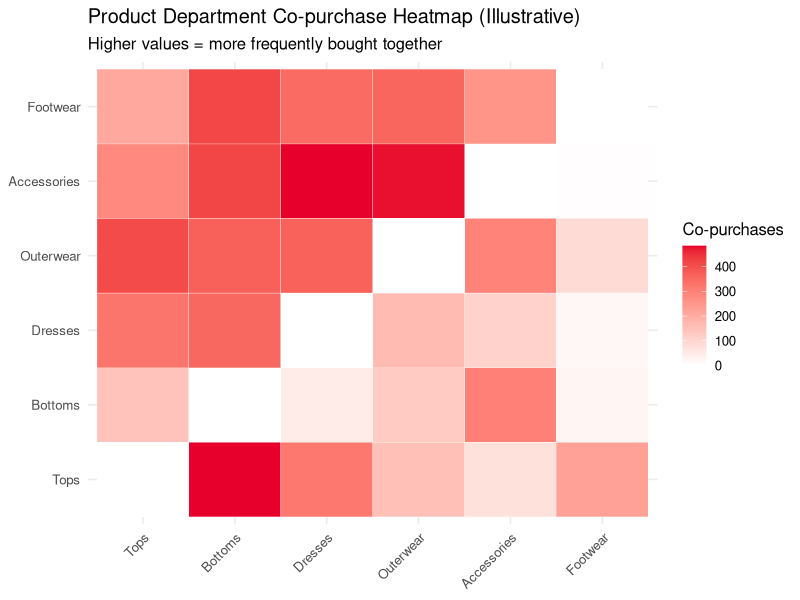
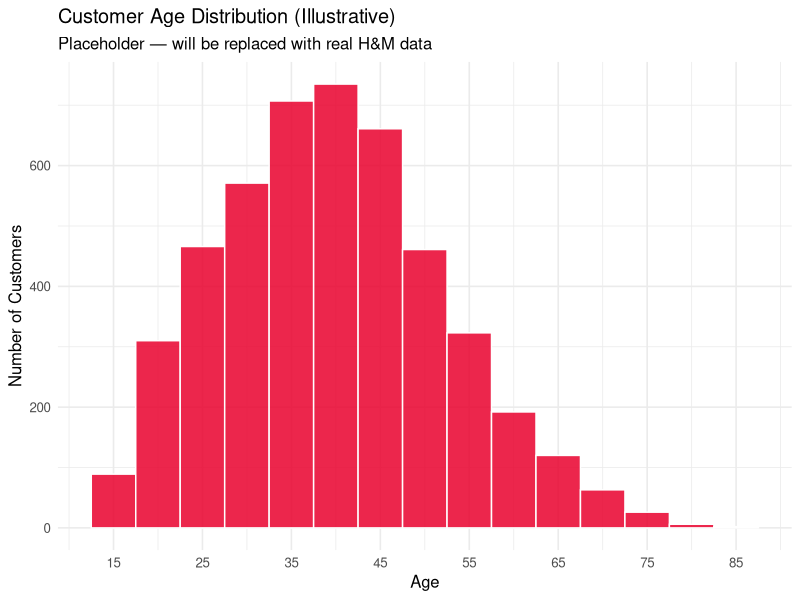
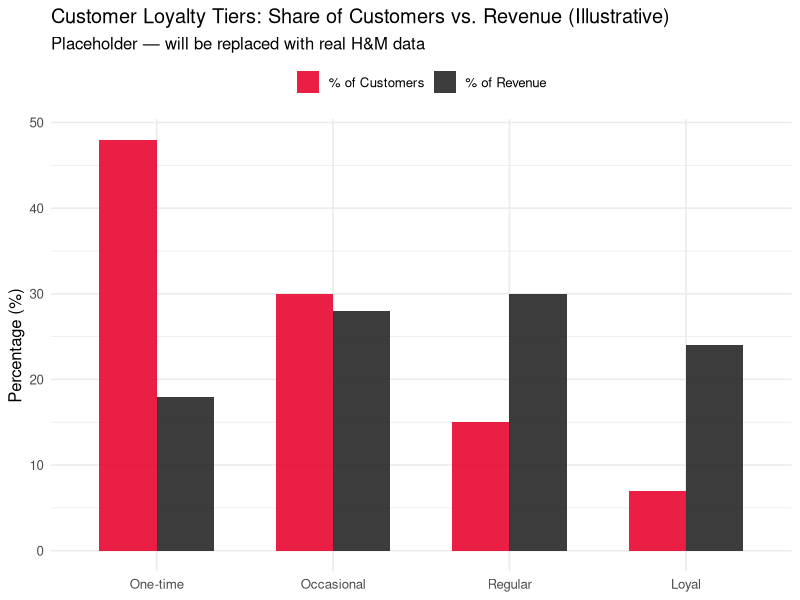
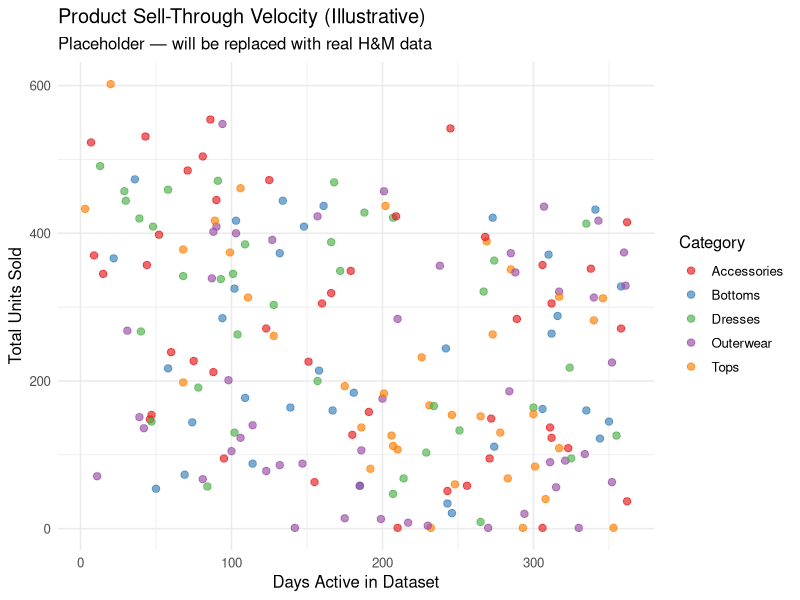

These charts were generated, in order, by the following R code:
## ---- chunk 1
knitr::opts_chunk$set(
  echo    = TRUE,
  warning = FALSE,
  message = FALSE
)
## ---- chunk 2
# Load required libraries
library(tidyverse)   # Data manipulation and visualization
library(lubridate)   # Date handling
library(scales)      # Axis formatting in plots
library(knitr)       # Table rendering
## ---- chunk 3
# Illustrative structure — replace with real data once loaded
transactions_mock <- tibble(
  t_dat        = as.Date(c("2020-09-07", "2020-09-08", "2020-09-09")),
  customer_id  = c("C001", "C002", "C001"),
  article_id   = c("A101", "A202", "A303"),
  price        = c(29.99, 49.95, 15.00),
  sales_channel_id = c(2L, 1L, 2L)
)

kable(head(transactions_mock), caption = "Example: transactions_train.csv structure")
## ---- chunk 4
# Placeholder heatmap with synthetic data
set.seed(42)
depts  <- c("Tops", "Bottoms", "Dresses", "Outerwear", "Accessories", "Footwear")
mat    <- matrix(sample(0:500, length(depts)^2, replace = TRUE), nrow = length(depts),
                 dimnames = list(depts, depts))
diag(mat) <- 0

as.data.frame(as.table(mat)) %>%
  rename(Dept1 = Var1, Dept2 = Var2, CoCount = Freq) %>%
  ggplot(aes(x = Dept1, y = Dept2, fill = CoCount)) +
  geom_tile(color = "white") +
  scale_fill_gradient(low = "white", high = "#E8002D",
                      name = "Co-purchases") +
  labs(title    = "Product Department Co-purchase Heatmap (Illustrative)",
       subtitle = "Higher values = more frequently bought together",
       x = NULL, y = NULL) +
  theme_minimal(base_size = 12) +
  theme(axis.text.x = element_text(angle = 45, hjust = 1))
## ---- chunk 5
set.seed(7)
age_data <- tibble(age = round(rnorm(5000, mean = 38, sd = 14))) %>%
  filter(age >= 16, age <= 85)

ggplot(age_data, aes(x = age)) +
  geom_histogram(binwidth = 5, fill = "#E8002D", color = "white", alpha = 0.85) +
  scale_x_continuous(breaks = seq(15, 85, 10)) +
  labs(title    = "Customer Age Distribution (Illustrative)",
       subtitle = "Placeholder — will be replaced with real H&M data",
       x = "Age", y = "Number of Customers") +
  theme_minimal(base_size = 12)
## ---- chunk 6
loyalty_mock <- tibble(
  Tier            = factor(c("One-time", "Occasional", "Regular", "Loyal"),
                           levels = c("One-time", "Occasional", "Regular", "Loyal")),
  Pct_Customers   = c(48, 30, 15, 7),
  Pct_Revenue     = c(18, 28, 30, 24)
) %>%
  pivot_longer(cols = c(Pct_Customers, Pct_Revenue),
               names_to  = "Metric",
               values_to = "Percentage") %>%
  mutate(Metric = recode(Metric,
                         "Pct_Customers" = "% of Customers",
                         "Pct_Revenue"   = "% of Revenue"))

ggplot(loyalty_mock, aes(x = Tier, y = Percentage, fill = Metric)) +
  geom_col(position = "dodge", width = 0.65, alpha = 0.88) +
  scale_fill_manual(values = c("% of Customers" = "#E8002D",
                                "% of Revenue"   = "#222222")) +
  labs(title    = "Customer Loyalty Tiers: Share of Customers vs. Revenue (Illustrative)",
       subtitle = "Placeholder — will be replaced with real H&M data",
       x = NULL, y = "Percentage (%)", fill = NULL) +
  theme_minimal(base_size = 12) +
  theme(legend.position = "top")
## ---- chunk 7
set.seed(99)
n     <- 200
cats  <- c("Tops", "Bottoms", "Dresses", "Outerwear", "Accessories")
vel_mock <- tibble(
  days_active   = sample(1:365, n, replace = TRUE),
  units_sold    = pmax(1, round(runif(n, 1, 500) - days_active * 0.3 + rnorm(n, 50, 30))),
  category      = sample(cats, n, replace = TRUE)
)

ggplot(vel_mock, aes(x = days_active, y = units_sold, color = category)) +
  geom_point(alpha = 0.65, size = 2.2) +
  scale_color_brewer(palette = "Set1") +
  labs(title    = "Product Sell-Through Velocity (Illustrative)",
       subtitle = "Placeholder — will be replaced with real H&M data",
       x = "Days Active in Dataset",
       y = "Total Units Sold",
       color = "Category") +
  theme_minimal(base_size = 12)
